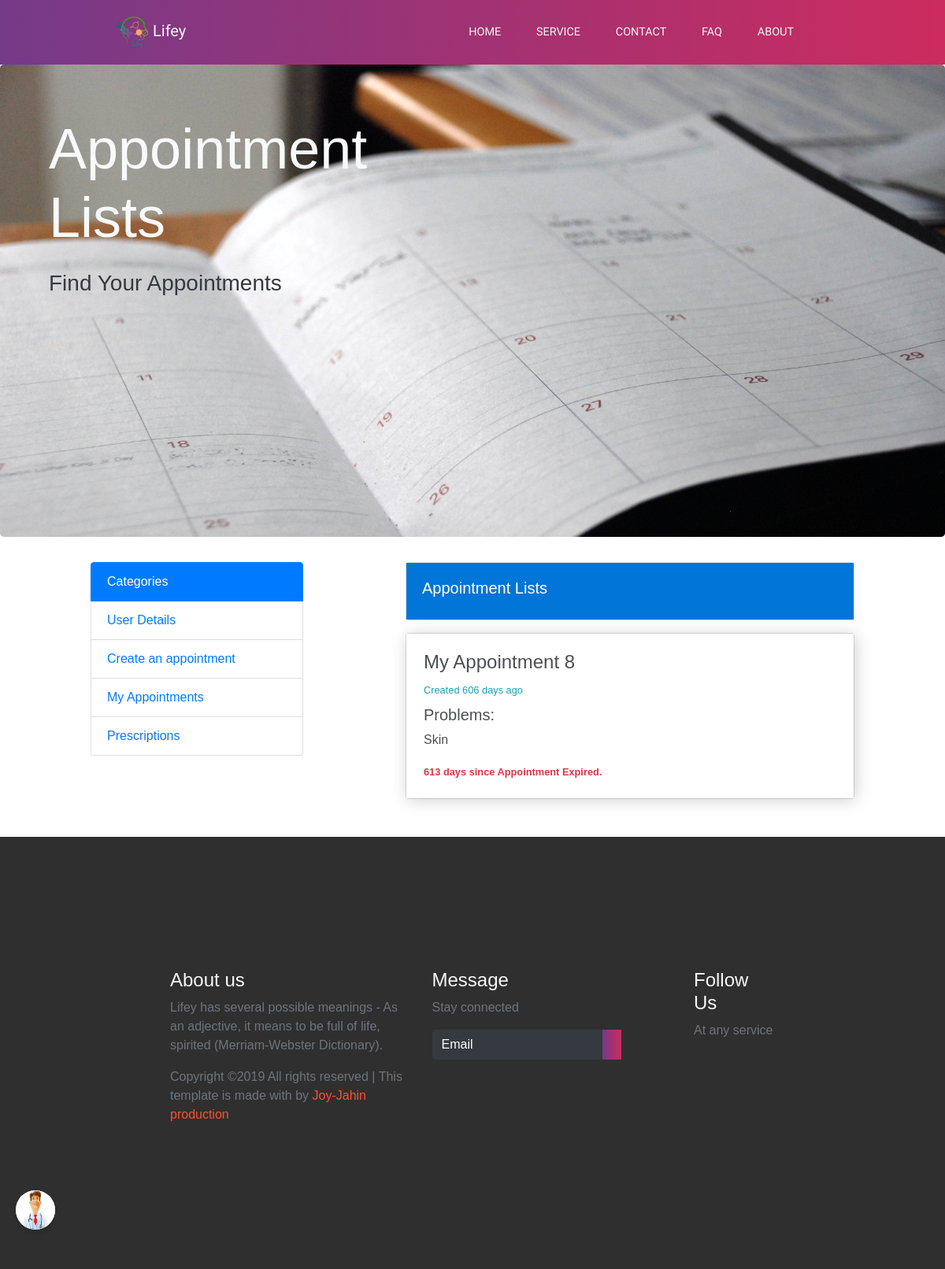
Page /lifey/pages/appointment_list.php (signed in) on the committed database.
### tables this page shows
CREATE TABLE `appointment` (
  `ap_sl_no` int(11) NOT NULL,
  `userID` int(11) NOT NULL,
  `doctor_id` int(11) NOT NULL,
  `doctor_name` varchar(50) NOT NULL,
  `appointment_time` date NOT NULL,
  `consult_date` date NOT NULL,
  `consult_time` varchar(20) NOT NULL,
  `problems` varchar(200) NOT NULL
);

### lifey/pages/appointment_list.php (the view, shortened to what this page needs)
<?php require_once("Include/DB.php");
global $ConnectingDB;
?>
    <?php
$myquery ="SELECT * FROM images";
$runquery=mysqli_query($ConnectingDB,$myquery);
$resultCheck=mysqli_num_rows($runquery);
$image_url= array();
 if($resultCheck>0)
    {
        while($row=mysqli_fetch_assoc($runquery))
        {
            $image_url[] = $row['image_url'];
        }
 }
$myquery ="SELECT * FROM appointment where userID=".$_SESSION["User_Id"];
    $runquery=mysqli_query($ConnectingDB,$myquery);
    $resultCheck=mysqli_num_rows($runquery);
    ?>
<?php
include ('header.php');
?>
<div class="jumbotron" style="background:url('<?php echo $image_url[1]?>') no-repeat;background-size:cover;height:600px;">
   <div class="container">
   <div class="row align-items-center">
       <div class="col">
           <div class="col-4 text-light">
           <h2 class="display-3 mb-4">Appointment Lists</h2>
               <h3 class="bold mb-4 text-dark"><bold>Find Your Appointments</bold></h3>
       </div>
   </div>
   </div>
</div>
</div>
<div class="container-fluid">
<div class="row mb-5">
   <div class="col-md-1 "></div>
     <div class="col-md-3">
     <div class="list-group">
         <a href=" " class="list-group-item active">Categories</a>
         <a href="user_profile.php" class="list-group-item">User Details</a>
         <a href="appointment.php" class="list-group-item">Create an appointment</a>
         <a href="appointment_list.php" class="list-group-item">My Appointments</a>
         <a href="prescription.php" class="list-group-item">Prescriptions</a>
     </div>
    </div>
      <div class="col-md-1"></div>
   <div class="col-md-6">
       <div class="card">
             <div class="card-body" style="background-color:#0275d8;color:#fffff">
        <h5 style="color:white">Appointment Lists</h5>
        </div>
           </div>
          <?php
            $i=0;
             if($resultCheck>0)
    {
        while($row=mysqli_fetch_assoc($runquery))
        {
$now = time();
$appointment_date = strtotime($row['appointment_time']);
$consult_date= strtotime($row['consult_date']);
$datediff = $now - $appointment_date;
$dateRemaining = $consult_date -$now;
$dateRemaining= round($dateRemaining / (60 * 60 * 24));
           ?>
          <div class="card mt-3">
           <div class="card-body card-effect">
        <div>
            <a class="list-group-item-action" id="<?php echo $i ?>" onclick="myFunction('<?php echo $i ?>')" href="#bannerformmodal" data-toggle="modal" data-target="#bannerformmodal">
                <div>
                <h4>My Appointment <?php echo $row['ap_sl_no']?></h4>
                <small class="text-info">Created <?php echo round($datediff / (60 * 60 * 24));?> days ago</small>
                <h5 class="mt-2"><bold>Problems:</bold></h5>
                </div>
                <p><?php echo $row['problems']?></p>
                <?php
                if($dateRemaining>=0)
                {
                    ?>
                <small class="text-success"><strong><?php echo $dateRemaining ?> days remaining to Consult.</strong></small>
              <?php
                }
               else
               {
                  $dateRemaining*=-1;
                    ?>
                  <small class="text-danger"><strong><?php echo $dateRemaining ?> days  since Appointment Expired.</strong></small>
             <?php
                    }
             ?>
               </a>
        </div>
       </div>
       </div>
       <?php
            $i++;
            }
         }
            ?>
    </div>
<?php
include ('footer.php');
?>

### lifey/css/custom/register_login.css (style rules this page uses)
:root { --font-ubuntu: 'Ubuntu', monospace; --color-border: #e5e5e5; }

### lifey/css/custom/navbar_footer.css (style rules this page uses)
* { box-sizing: border-box; }
:root { --Sniglet-font: "Sniglet", cursive; --Rubik: "Rubik", cursive; --Patua: "Patua One", cursive; --Lobster: "lobster", cursive; --light-black: #2e2c2caf; --bggradient: -webkit-linear-gradient(to right, #753a88, #cc2b5e); --bggradient: linear-gradient(to right, #753a88, #cc2b5e); --light-gray: rgba(255, 255, 255, 0.877); }

### lifey/css/custom/user_toggle.css (style rules this page uses)
* { margin: 0; padding: 0; font-family: 'poppins',sans-serif; }

### lifey/pages/appointment_list.php (style rules this page uses)
.card-effect { border:2px solid white; padding: 20px; box-shadow: 2px 2px 20px rgba(0,0,0,0.2); }

### rows in the picture
appointment: ap_sl_no "8", problems "Skin", dateRemaining "613"
